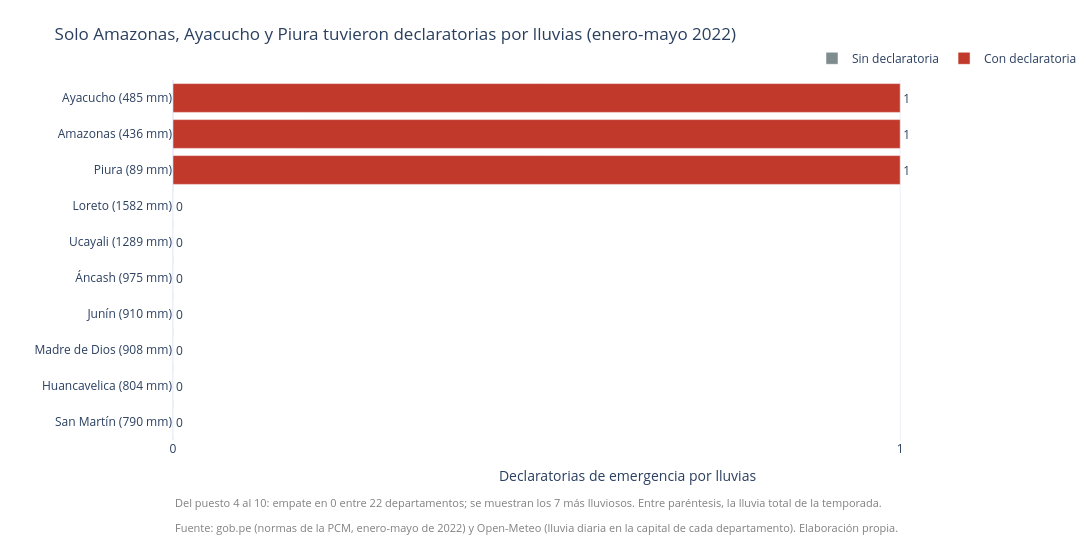

Notebook cell for this chart:
### Markdown cell above
### Gráfico 2. Barras: los 10 departamentos con más declaratorias

Hay que tomar una decisión antes de graficar: **solo 3 departamentos tienen declaratorias** (1 cada uno) y los otros 22 están empatados en 0. No existe un "top 10" real. Para completar los 10 que pide el enunciado desempatamos por **lluvia total**: después de los 3 con declaratoria van los 7 departamentos más lluviosos, todos con 0. Lo decimos en el gráfico para que nadie lea que esos 7 tuvieron "más declaratorias" que los otros 15.

### Code cell
orden_top = tabla_final.sort_values(["declaratorias", "lluvia_total_mm"], ascending=[False, False])
top10 = orden_top.head(10).copy()
top10["grupo"] = top10["declaratorias"].apply(lambda n: "Con declaratoria" if n > 0 else "Sin declaratoria")
top10["etiqueta"] = top10["departamento"] + " (" + top10["lluvia_total_mm"].round(0).astype(int).astype(str) + " mm)"

print("Departamentos empatados en 0 declaratorias:", (tabla_final["declaratorias"] == 0).sum(), "(en el gráfico entran 7)")
print(top10[["ubigeo", "departamento", "declaratorias", "prorrogas", "lluvia_total_mm", "puesto_lluvia"]].to_string(index=False))

fig = px.bar(
    top10.iloc[::-1],                 # al revés, para que el primero quede arriba en las barras horizontales
    x="declaratorias", y="etiqueta", orientation="h",
    color="grupo", color_discrete_map=COLORES, text="declaratorias",
    hover_name="departamento",
    hover_data={"lluvia_total_mm": True, "puesto_lluvia": True, "etiqueta": False, "grupo": False},
    title="Solo Amazonas, Ayacucho y Piura tuvieron declaratorias por lluvias (enero-mayo 2022)",
    labels={"declaratorias": "Declaratorias de emergencia por lluvias", "etiqueta": "", "grupo": "",
            "lluvia_total_mm": "Lluvia total (mm)", "puesto_lluvia": "Puesto en lluvia"},
)
fig.update_traces(textposition="outside", cliponaxis=False)
fig.update_xaxes(range=[0, 1.25], dtick=1)
fig.update_yaxes(categoryorder="array", categoryarray=top10["etiqueta"].iloc[::-1].tolist())
fig.update_layout(template="plotly_white", width=1100, height=560, title_font_size=17,
                  legend=dict(orientation="h", x=1, xanchor="right", y=1.02, yanchor="bottom"),
                  margin=dict(l=10, r=10, t=80, b=120))
fig.add_annotation(text="Del puesto 4 al 10: empate en 0 entre 22 departamentos; se muestran los 7 más lluviosos. "
                        "Entre paréntesis, la lluvia total de la temporada.",
                   showarrow=False, xref="paper", yref="paper", x=0, y=-0.2, xanchor="left",
                   font=dict(size=11, color="gray"))
poner_fuente(fig, y=-0.27)
mostrar(fig)

### Figure 1 — Plotly figure (JSON) as saved in the notebook; plotly's stock layout.template omitted (floating-point values rounded to 4 significant figures)
{"data": [{"cliponaxis": false, "customdata": [[789.8, 7, "Sin declaratoria"], [803.8, 6, "Sin declaratoria"], [908.0, 5, "Sin declaratoria"], [910.4, 4, "Sin declaratoria"], [975.3, 3, "Sin declaratoria"], [1289.0, 2, "Sin declaratoria"], [1582.0, 1, "Sin declaratoria"]], "hovertemplate": "<b>%{hovertext}</b><br><br>Declaratorias de emergencia por lluvias=%{text}<br>Lluvia total (mm)=%{customdata[0]}<br>Puesto en lluvia=%{customdata[1]}<extra></extra>", "hovertext": ["San Martín", "Huancavelica", "Madre de Dios", "Junín", "Áncash", "Ucayali", "Loreto"], "legendgroup": "Sin declaratoria", "marker": {"color": "#7F8C8D", "pattern": {"shape": ""}}, "name": "Sin declaratoria", "orientation": "h", "showlegend": true, "text": [0.0, 0.0, 0.0, 0.0, 0.0, 0.0, 0.0], "textposition": "outside", "type": "bar", "x": [0, 0, 0, 0, 0, 0, 0], "xaxis": "x", "y": ["San Martín (790 mm)", "Huancavelica (804 mm)", "Madre de Dios (908 mm)", "Junín (910 mm)", "Áncash (975 mm)", "Ucayali (1289 mm)", "Loreto (1582 mm)"], "yaxis": "y"}, {"cliponaxis": false, "customdata": [[89.2, 20, "Con declaratoria"], [436.5, 15, "Con declaratoria"], [485.1, 13, "Con declaratoria"]], "hovertemplate": "<b>%{hovertext}</b><br><br>Declaratorias de emergencia por lluvias=%{text}<br>Lluvia total (mm)=%{customdata[0]}<br>Puesto en lluvia=%{customdata[1]}<extra></extra>", "hovertext": ["Piura", "Amazonas", "Ayacucho"], "legendgroup": "Con declaratoria", "marker": {"color": "#C0392B", "pattern": {"shape": ""}}, "name": "Con declaratoria", "orientation": "h", "showlegend": true, "text": [1.0, 1.0, 1.0], "textposition": "outside", "type": "bar", "x": [1, 1, 1], "xaxis": "x", "y": ["Piura (89 mm)", "Amazonas (436 mm)", "Ayacucho (485 mm)"], "yaxis": "y"}], "layout": {"annotations": [{"font": {"color": "gray", "size": 11}, "showarrow": false, "text": "Del puesto 4 al 10: empate en 0 entre 22 departamentos; se muestran los 7 más lluviosos. Entre paréntesis, la lluvia total de la temporada.", "x": 0, "xanchor": "left", "xref": "paper", "y": -0.2, "yref": "paper"}, {"font": {"color": "gray", "size": 11}, "showarrow": false, "text": "Fuente: gob.pe (normas de la PCM, enero-mayo de 2022) y Open-Meteo (lluvia diaria en la capital de cada departamento). Elaboración propia.", "x": 0, "xanchor": "left", "xref": "paper", "y": -0.27, "yref": "paper"}], "barmode": "relative", "height": 560, "legend": {"orientation": "h", "title": {"text": ""}, "tracegroupgap": 0, "x": 1, "xanchor": "right", "y": 1.02, "yanchor": "bottom"}, "margin": {"b": 120, "l": 10, "r": 10, "t": 80}, "title": {"font": {"size": 17}, "text": "Solo Amazonas, Ayacucho y Piura tuvieron declaratorias por lluvias (enero-mayo 2022)"}, "width": 1100, "xaxis": {"anchor": "y", "domain": [0.0, 1.0], "dtick": 1, "range": [0, 1.25], "title": {"text": "Declaratorias de emergencia por lluvias"}}, "yaxis": {"anchor": "x", "categoryarray": ["San Martín (790 mm)", "Huancavelica (804 mm)", "Madre de Dios (908 mm)", "Junín (910 mm)", "Áncash (975 mm)", "Ucayali (1289 mm)", "Loreto (1582 mm)", "Piura (89 mm)", "Amazonas (436 mm)", "Ayacucho (485 mm)"], "categoryorder": "array", "domain": [0.0, 1.0], "title": {"text": ""}}}}
